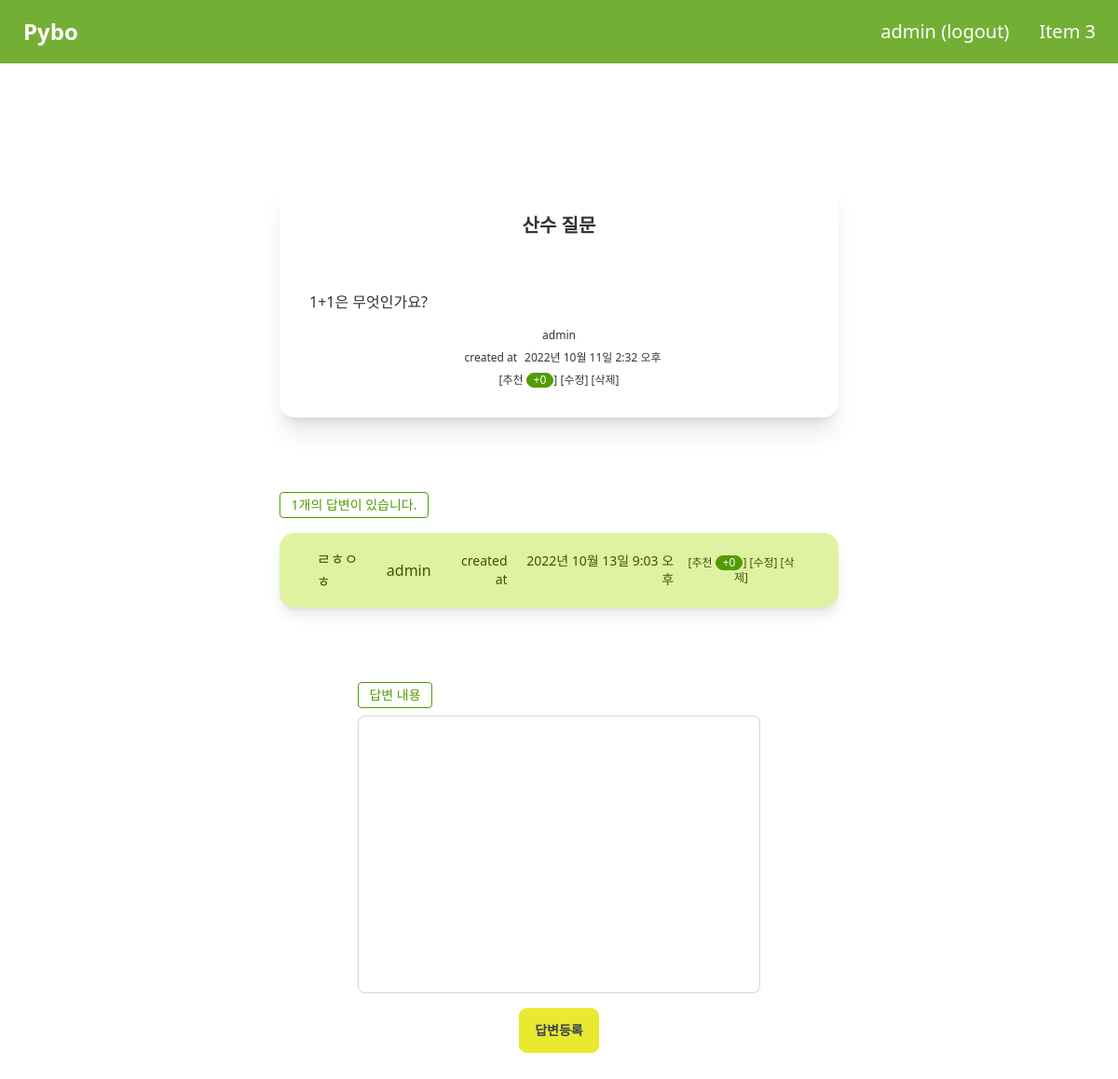
The page /pybo/answer/create/7/ (signed in) on the database as committed earlier.
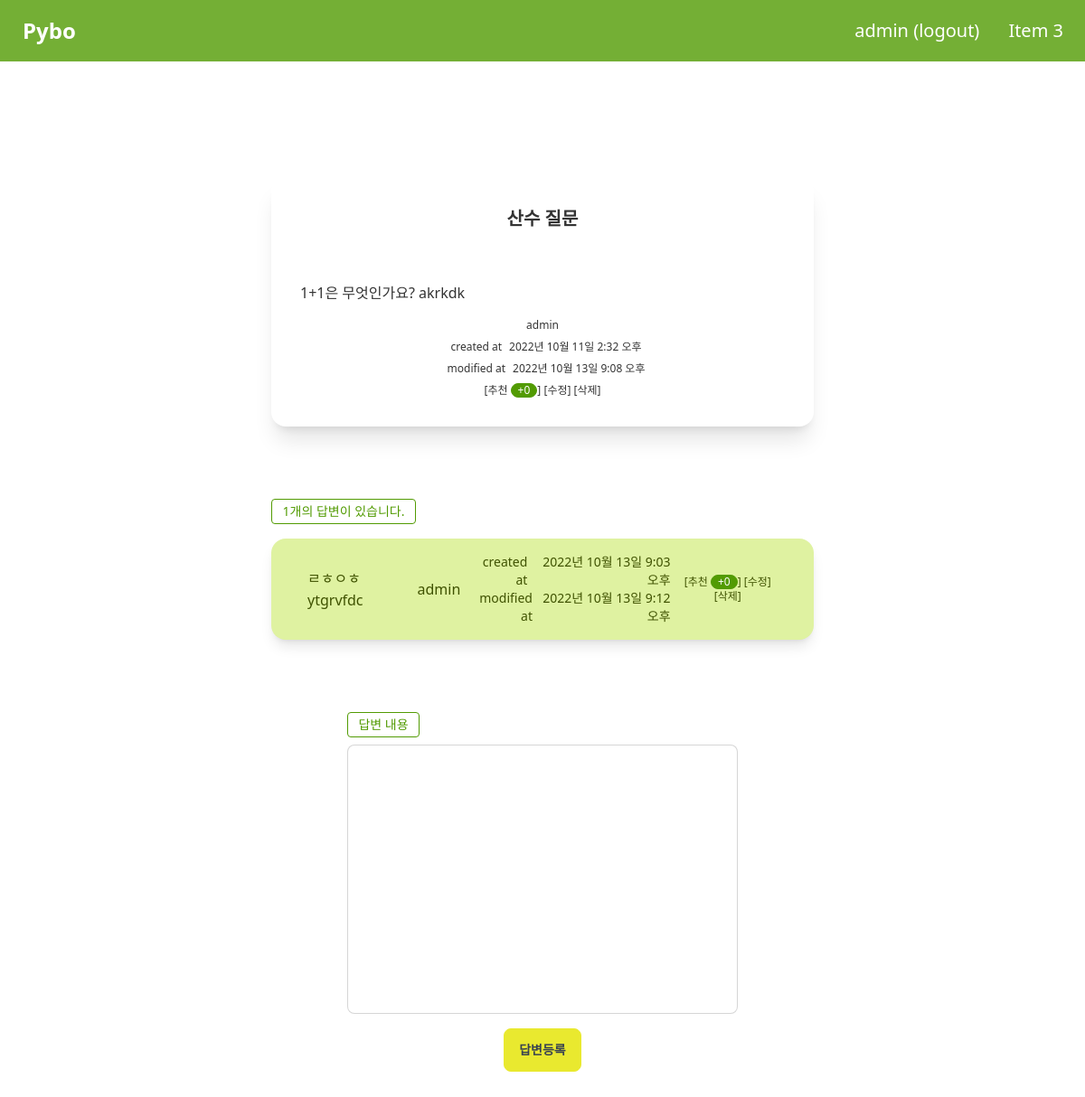
The same page on the database as committed later.
### pybo/models.py (models this page shows, shortened)
class Question(models.Model):  # 질문 클래스 생성
    author = models.ForeignKey(User, on_delete=models.CASCADE,
                               related_name='author_question')  # relate_name : 인수를 지정하여 voter와 헷갈리지 않게 정리
    subject = models.CharField(max_length=200)  # 제목 컬럼, 글자수 길이 제한이 필요한 속성은 CharField()사용
    content = models.TextField()  # 내용 컬럼, 글자수 길이 제한 필요없는 속성은 TextField()사용
    create_date = models.DateTimeField()  # 작성일
    modify_date = models.DateTimeField(null=True, blank=True)  # 수정일, null 허용, 입력된 데이터 검증 시 값 없어도 됨
    voter = models.ManyToManyField(User,
                                   related_name='voter_question')  # 추천인(좋아요)추가 , ManyToManyField : 다대다 관계(질문:좋아요), relate_name : 인수를 지정하여 author와 헷갈리지 않게 정리

class Answer(models.Model):  # 답변 클래스 생성
    author = models.ForeignKey(User, on_delete=models.CASCADE, related_name='author_answer')
    question = models.ForeignKey(Question,
                                 on_delete=models.CASCADE)  # 질문의 대한 답변이므로 Question클래스(테이블)을 참조해야함, 질문과 답변이 이어진 데이터가 삭제될 경우 함께 삭제(하나의 질문에 많은 답변이 달릴 수 있으므로)
    content = models.TextField()
    create_date = models.DateTimeField()
    modify_date = models.DateTimeField(null=True, blank=True)  # 수정일, null 허용, 입력된 데이터 검증 시 값 없어도 됨
    voter = models.ManyToManyField(User, related_name='voter_answer')

### pybo/views/answer_views.py (the view)
# urls.py: path('answer/create/<int:question_id>/', answer_views.answer_create, name='answer_create'),
@login_required(login_url='common:login')  # 로그인이 필요한 함수라는 것을 정의
def answer_create(request, question_id):
    question = get_object_or_404(Question, pk=question_id)
    if request.method == "POST":
        form = AnswerForm(request.POST)
        if form.is_valid():
            answer = form.save(commit=False)
            answer.author = request.user  # author 속성에 로그인 계정 저장
            answer.create_date = timezone.now()
            answer.question = question
            answer.save()
            return redirect('{}#answer_{}'.format(
                resolve_url('pybo:detail', question_id=question.id), answer.id))
    else:
        form = AnswerForm()
    context = {'question': question, 'form': form}
    return render(request, 'pybo/question_detail.html', context)

### pybo/forms.py
class AnswerForm(forms.ModelForm):
    class Meta:
        model = Answer
        fields = ['content']
        labels = {
            'content': '답변 내용',
        }

### pybo/templatetags/pybo_filter.py (called while the page is built)
@register.filter
def mark(value):
    extensions = ["nl2br", "fenced_code"]
    return mark_safe(markdown.markdown(value, extensions=extensions))

### templates/pybo/question_detail.html (shortened to what the changed rows need)
{% extends 'base.html' %}
{% load pybo_filter %}
{% block content %}
    <div class="overflow-x-auto flex-col space-y-20 my-32 justify-center items-center">
         <div class="card mx-auto w-2/4 bg-white shadow-xl rounded-2xl">
            <div class="card-body">
                <div class="card-title text-xl justify-center">{{ question.subject }}</div>
                <p class="px-10 py-5">{{ question.content|mark }}</p>
                <div class="text-center text-xs">{{ question.author.username }}</div>
                <div class="flex justify-center text-xs">
                    <div class="mx-2">created at</div>
                    <div>{{ question.create_date }}</div>
                </div>
                {% if question.modify_date %}
                    <div class="flex justify-center text-xs">
                        <div class="mx-2">modified at</div>
                        <div>{{ question.modify_date }}</div>
                    </div>
                {% endif %}
                <div class="text-center text-xs">
                    <a href="javascript:void(0)" data-uri="{% url 'pybo:question_vote' question.id  %}" class="recommend gap-2">
                        [추천
                      <div class="badge badge-sm badge-primary text-white">+{{question.voter.count}}</div>]
                    </a>
                    {% if request.user == question.author %}
                        <a href="{% url 'pybo:question_modify' question.id  %}" class="link link-hover hover:text-primary">[수정]</a>
                        <a href="javascript:void(0)" data-uri="{% url 'pybo:question_delete' question.id  %}" class="delete link link-hover hover:text-primary">[삭제]</a>
                    {% endif %}
                </div>
            </div>
        </div>
        <div class="w-2/4 mx-auto space-y-4">
            {% if question.answer_set.count > 0 %}
                 <div class="badge badge-primary badge-outline rounded w-40 h-7">{{ question.answer_set.count }}개의 답변이 있습니다.</div>
            {% endif %}
            {% for answer in question.answer_set.all %}
                <div class="mb-2">
                    <div class="alert alert-success shadow-lg px-10">
                        <div>{{ answer.content|mark }}</div>
                        <div class="text-end">
                            <div>{{ answer.author.username }}</div>
                            <div class="flex flex-col items-center">
                                <div class="flex text-sm">
                                    <div class="mx-2">created at</div>
                                    <div>{{ answer.create_date }}</div>
                                </div>
                                {% if answer.modify_date %}
                                    <div class="flex text-sm">
                                        <div class="mx-2">modified at</div>
                                        <div>{{ answer.modify_date }}</div>
                                    </div>
                                {% endif %}
                            </div>
                            <div class="text-center text-xs">
                                <a href="javascript:void(0)" data-uri="{% url 'pybo:answer_vote' answer.id  %}" class="recommend gap-2">
                                    [추천
                                  <div class="badge badge-sm badge-primary text-white">+{{answer.voter.count}}</div>]
                                </a>
                                {% if request.user == answer.author %}
                                    <a href="{% url 'pybo:answer_modify' answer.id  %}" class="link link-hover hover:text-primary">[수정]</a>
                                    <a href="#" data-uri="{% url 'pybo:answer_delete' answer.id  %}" class="delete link link-hover hover:text-primary">[삭제]</a>
                                {% endif %}
                            </div>
                        </div>
                    </div>
                </div>
            {% endfor %}
        </div>
    </div>
{% endblock %}

Rows that differ between the two databases and show on the page:
changed Question "산수 질문": content|mark "1+1은 무엇인가요?" → "1+1은 무엇인가요? akrkdk"; modify_date (not shown) → "2022년 10월 13일 9:08 오후"
changed Answer "2022년 10월 13일 9:03 오후": content|mark "ㄹㅎㅇㅎ" → "ㄹㅎㅇㅎytgrvfdc"; modify_date (not shown) → "2022년 10월 13일 9:12 오후"
Other text that changed with them:
text now shown: "modified at"
